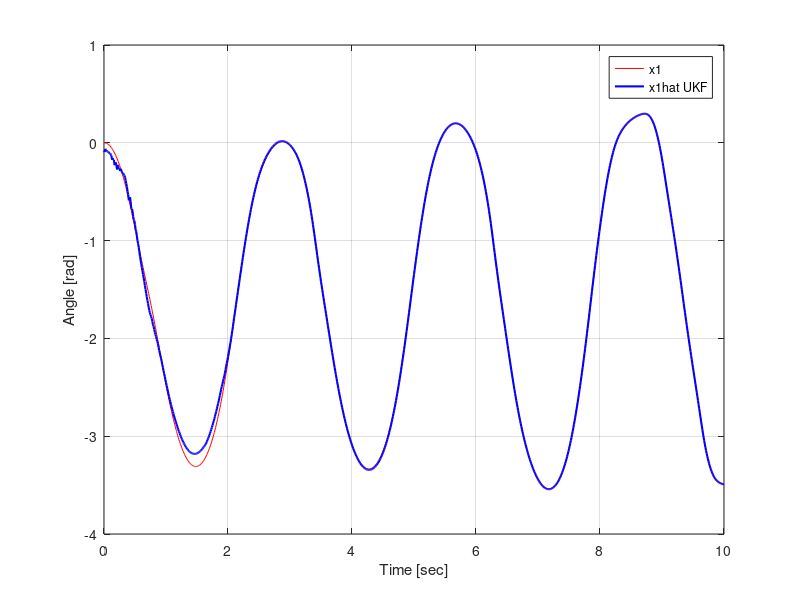
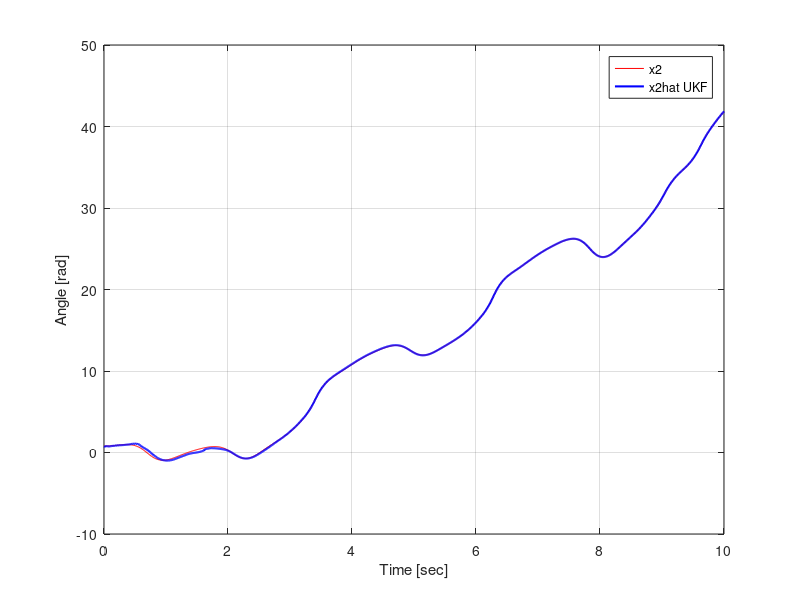
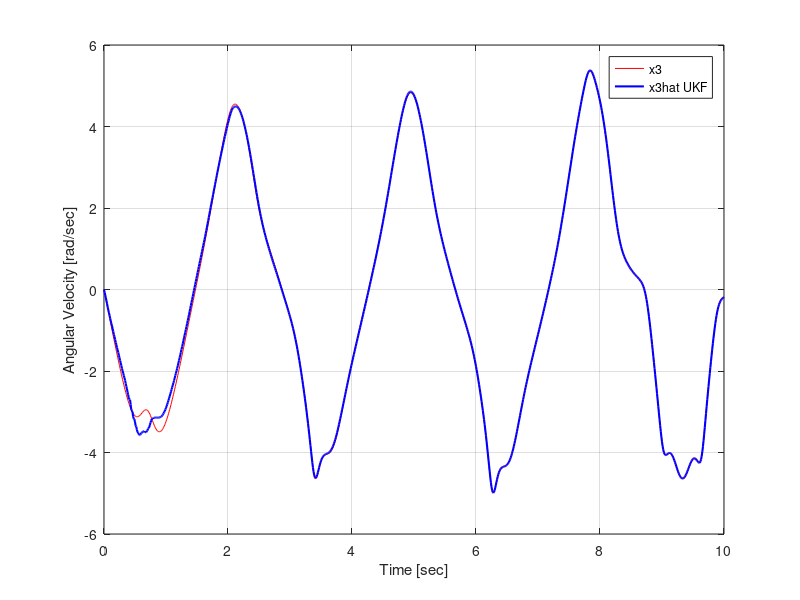
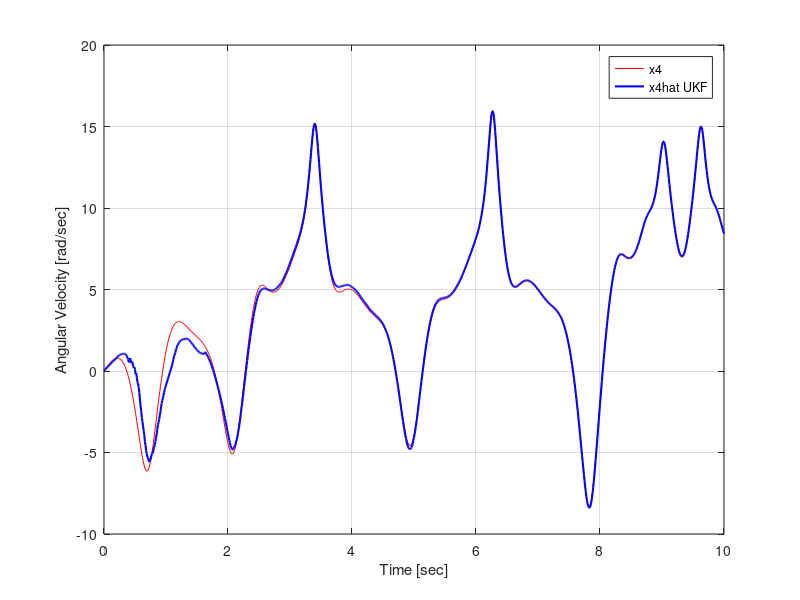

Reproduce these figures in MATLAB, in order.
clear all;
close all;

l1 = 0.5; a1 = 1.0;
l2 = 0.25; a2 = 0.5;
m1 = 10; m2 = 5;
I1 = 5; I2 = 0.5;
d1 = 0; d2 = 0;
g = 9.8;

phi1 = @(x) m1 * l1 ^ 2 + x(5) * a1 ^ 2 + I1;
phi2 = @(x) x(5) * l2 ^ 2 + I2;
phi3 = @(x) x(5) * a1 * l2;

T = 0.01;
EndTime = 10;
t = 0:T:EndTime;
N = EndTime / T + 1;
n = 5; %óÔÏÌ
R = 1e-4; %ÏªG¹ÌªU

D = @(x) [phi1(x) + phi2(x) + 2 * phi3(x) * cos(x(2)) phi2(x) + phi3(x) * cos(x(2));
    phi2(x) + phi3(x) * cos(x(2)) phi2(x)];

H = @(x) (-phi3(x) * sin(x(2)) * [x(4) x(3) + x(4); -x(3) 0] + [d1 0; 0 d2]) * [x(3); x(4)];

G = @(x) g * [m1 * l1 * cos(x(1)) + x(5) * (a1 * cos(x(1)) + l2 * cos(x(1) + x(2)));
        x(5) * l2 * cos(x(1) + x(2))];

w = randn(1, N) * sqrtm(R);
x = zeros(n, N); y = zeros(1, N);
x(1, 1) = 0.0;
x(2, 1) = pi / 4;
x(3, 1) = 0;
x(4, 1) = 0;
x(5, 1) = m2;

% data generation
for i = 1:N - 1
    x(1, i + 1) = x(1, i) + x(3, i) * T;
    x(2, i + 1) = x(2, i) + x(4, i) * T;
    x(3:4, i + 1) = x(3:4, i) + inv(D(x(:, i))) * (-H(x(:, i)) - G(x(:, i))) * T;
    x(5, i + 1) = x(5, i);
    y(1, i) = l1 * cos(x(1, i)) + l2 * cos(x(1, i) + x(2, i)) + w(1, i);
end

y(1, N) = l1 * cos(x(1, N)) + l2 * cos(x(1, N) + x(2, N)) + w(1, N);

%------------------------------------------------
kappa = 0; % UT parameter
nn = 2 * n + 1; % total number of sigma points
nl = n + kappa;
xs = zeros(n, nn); % initializing of sigma points
xst = zeros(n, nn); %
% UKF
P0 = 0.1 * eye(n, n);
%P0(5,5)=1;
Pep = P0;
x0 = [0.0 pi / 4 0 0 m2 * 0.5]';
xep = x0;

% sigma points
[U, S, V] = svd(Pep);
SP = U * sqrt(S);
%SP=chol(Pep)';
ws = zeros(1, nn);

for j = 1:n
    xst(:, j) = xep + sqrt(nl) * SP(:, j);
    xst(:, j + n) = xep - sqrt(nl) * SP(:, j);
    ws(j) = 0.5 / nl;
    ws(j + n) = ws(j);
end

xst(:, nn) = xep;
ws(nn) = kappa / nl;
%
for i = 1:N
    % nonlinear transformation of sigma points
    yst = zeros(1, nn);

    for j = 1:nn
        yst(1, j) = l1 * cos(xst(1, j)) + l2 * cos(xst(1, j) + xst(2, j));
    end

    % mean and covariance of output y
    ys = zeros(1, 1);

    for j = 1:nn
        ys = ys + ws(j) * yst(1, j);
    end

    Pnu = zeros(1, 1);

    for j = 1:nn
        Pnu = Pnu + ws(j) * (yst(1, j) - ys) * (yst(1, j) - ys)';
    end

    %
    Pxnu = zeros(n, 1); % cross-covariance of x and nu

    for j = 1:nn
        Pxnu = Pxnu + ws(j) * (xst(:, j) - xep) * (yst(1, j) - ys)';
    end

    Pnu = Pnu + R; % covariance of innovation
    Kt = Pxnu * inv(Pnu); % UKF Kalman gain
    xef = xep + Kt * (y(1, i) - ys); % filtered estimate
    Pef = Pep - Kt * Pnu * Kt'; % filtered covariance matrix
    %
    xeff(:, i) = xef; % for figure
    Peff(:, :, i) = Pef; %
    Kff(:, i) = Kt; %

    %VO}|CgÌvZ
    % sigma points
    [U, S, V] = svd(Pef);
    SP = U * sqrt(S);
    %SP=chol(Pef)';
    for j = 1:n
        xs(:, j) = xef + sqrt(nl) * SP(:, j);
        xs(:, j + n) = xef - sqrt(nl) * SP(:, j);
    end

    xs(:, nn) = xef;

    %VO}|CgXV
    for j = 1:nn
        xst(1, j) = xs(1, j) + xs(3, j) * T;
        xst(2, j) = xs(2, j) + xs(4, j) * T;
        xst(3:4, j) = xs(3:4, j) + inv(D(xs(:, j))) * (-H(xs(:, j)) - G(xs(:, j))) * T;
        xst(5, j) = xs(5, j);
    end

    % prediction
    xt = zeros(n, 1);
    %OóÔèl
    for j = 1:nn
        xt = xt + ws(j) * xst(:, j); % predicted estimate
    end

    xep = xt;
    Ptt = zeros(n, n);
    %Oë·€ªUsñ
    for j = 1:nn
        Ptt = Ptt + ws(j) * (xst(:, j) - xep) * (xst(:, j) - xep)'; %prediction of covariance
    end

    %
    Pep = Ptt;
end % of i

%--------------------------------------------------

for i = 1:N
    RMSE(1, i) = sqrt((x(1, i) - xeff(1, i)) ^ 2);
    RMSE(2, i) = sqrt((x(2, i) - xeff(2, i)) ^ 2);
    RMSE(3, i) = sqrt((x(3, i) - xeff(3, i)) ^ 2);
    RMSE(4, i) = sqrt((x(4, i) - xeff(4, i)) ^ 2);
    RMSE(5, i) = sqrt((x(5, i) - xeff(5, i)) ^ 2);
end

%
RMSEukf1 = sum(RMSE(1, :)) / N
RMSEukf2 = sum(RMSE(2, :)) / N
RMSEukf3 = sum(RMSE(3, :)) / N
RMSEukf4 = sum(RMSE(4, :)) / N
RMSEukf5 = sum(RMSE(5, :)) / N

figure(1)
plot(t, x(1, :), 'r-', t, xeff(1, :), 'b-', 'LineWidth', 1.5)
grid
legend('x1', 'x1hat UKF')
xlabel('Time [sec]')
ylabel('Angle [rad]')
saveas(figure(1), 'x1_2.png', 'png');
%
figure(2)
plot(t, x(2, :), 'r-', t, xeff(2, :), 'b-', 'LineWidth', 1.5)
grid
legend('x2', 'x2hat UKF')
xlabel('Time [sec]')
ylabel('Angle [rad]')
saveas(figure(2), 'x2_2.png', 'png');
%
figure(3)
plot(t, x(3, :), 'r-', t, xeff(3, :), 'b-', 'LineWidth', 1.5)
grid
legend('x3', 'x3hat UKF')
xlabel('Time [sec]')
ylabel('Angular Velocity [rad/sec]')
saveas(figure(3), 'x3_2.png', 'png');
%
figure(4)
plot(t, x(4, :), 'r-', t, xeff(4, :), 'b-', 'LineWidth', 1.5)
grid
legend('x4', 'x4hat UKF')
xlabel('Time [sec]')
ylabel('Angular Velocity [rad/sec]')
saveas(figure(4), 'x4_2.png', 'png');
%
figure(5)
plot(t, x(5, :), 'r-', t, xeff(5, :), 'b-', 'LineWidth', 1.5)
grid
legend('x5', 'x5hat UKF')
xlabel('Time [sec]')
ylabel('Mass [kg]')
saveas(figure(5), 'x5_2.png', 'png');
%
figure(6)
plot(t, RMSE(1, :), 'k-', 'LineWidth', 1.5)
hold on
plot(t, RMSE(2, :), 'r-', 'LineWidth', 1.5)
plot(t, RMSE(3, :), 'g-', 'LineWidth', 1.5)
plot(t, RMSE(4, :), 'b-', 'LineWidth', 1.5)
plot(t, RMSE(5, :), 'y-', 'LineWidth', 1.5)
grid
xlabel('Time [sec]')
ylabel('E_t')
legend('x1 error', 'x2 error', 'x3 error', 'x4 error', 'x5 error')
saveas(figure(6), 'error_2.png', 'png');
